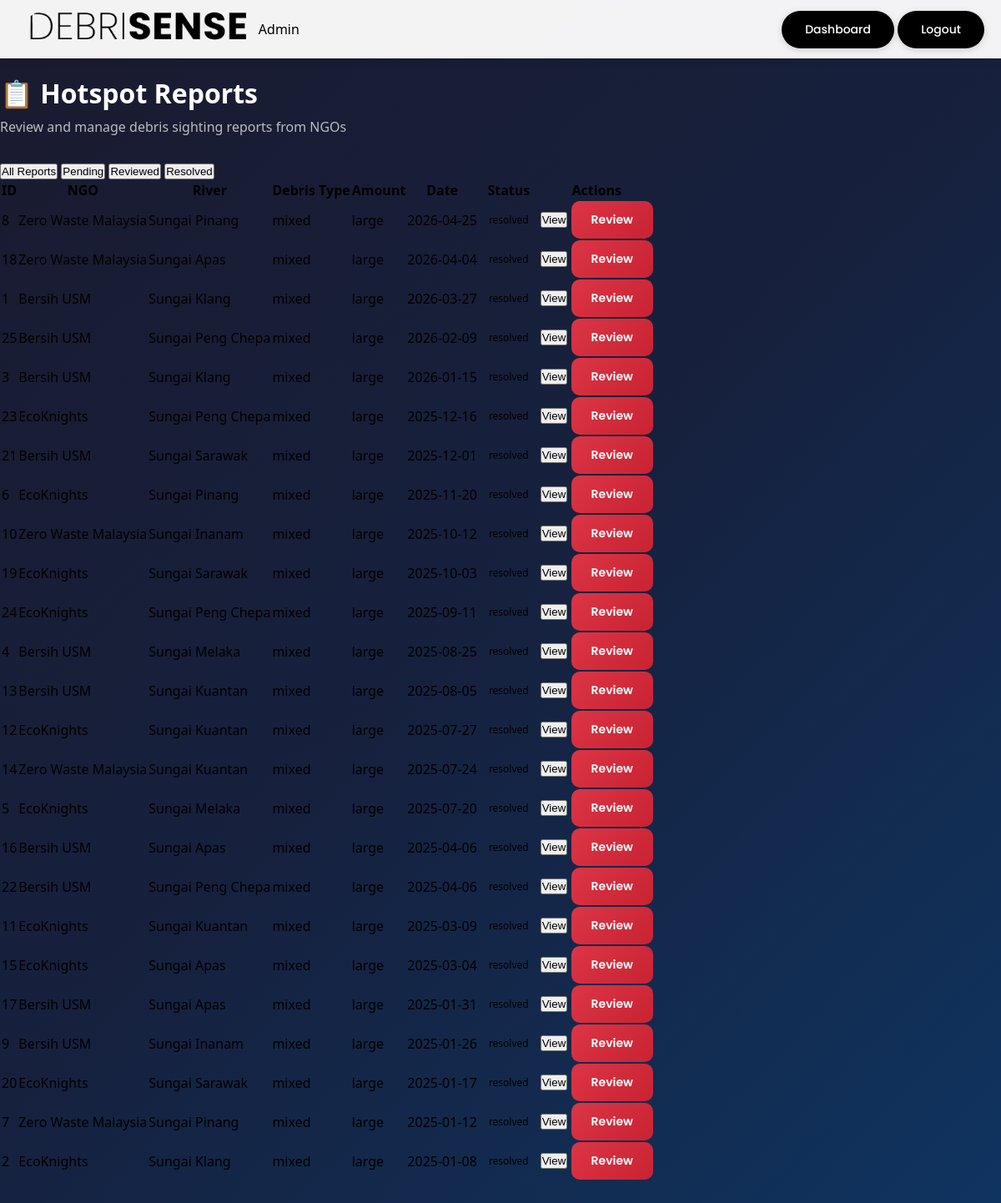
The page /admin/reports (signed in) on the database as committed earlier.
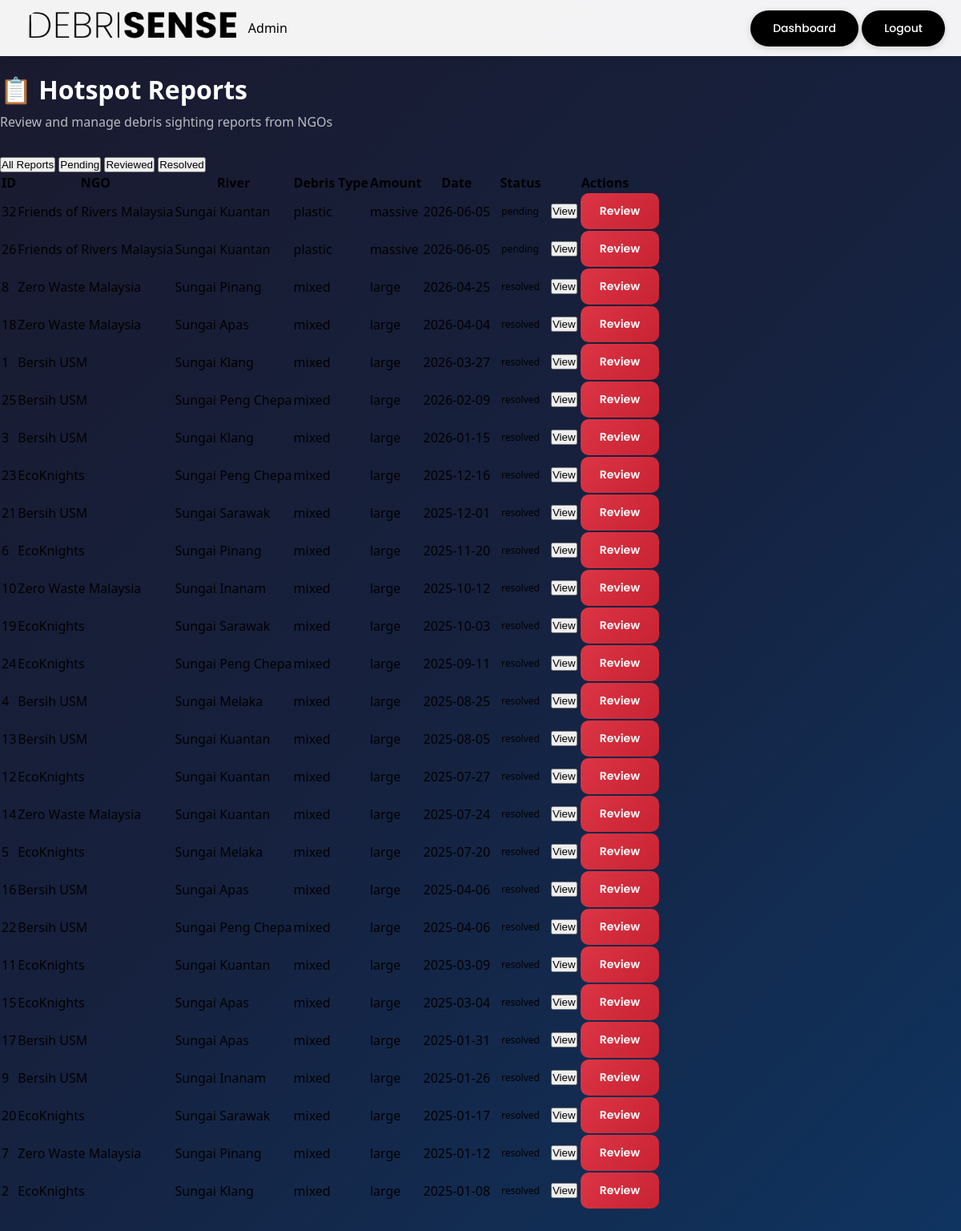
The same page on the database as committed later.
### models.py (models this page shows, shortened)
class HotspotReport(db.Model):
    __tablename__ = 'hotspot_reports'
    id = db.Column(db.Integer, primary_key=True)
    user_id = db.Column(db.Integer, db.ForeignKey('users.id'), nullable=True) # NGO User
    river_id = db.Column(db.Integer, db.ForeignKey('rivers.id'), nullable=False)
    debris_type = db.Column(db.String(50), nullable=False)  # plastic, organic, household, industrial, mixed
    estimated_amount = db.Column(db.String(50), nullable=False)  # small, medium, large, massive
    plastic_amount = db.Column(db.Float, nullable=True, default=0.0)
    organic_amount = db.Column(db.Float, nullable=True, default=0.0)
    household_amount = db.Column(db.Float, nullable=True, default=0.0)
    industrial_amount = db.Column(db.Float, nullable=True, default=0.0)
    others_amount = db.Column(db.Float, nullable=True, default=0.0)
    snapshot_rainfall = db.Column(db.Float, nullable=True)
    snapshot_wind_speed = db.Column(db.Float, nullable=True)
    snapshot_tide_level = db.Column(db.Float, nullable=True)
    snapshot_water_flow = db.Column(db.Float, nullable=True)
    snapshot_estimated_payload = db.Column(db.Float, nullable=True)
    description = db.Column(db.Text, nullable=True)
    photo = db.Column(db.String(255), nullable=True)
    latitude = db.Column(db.Float, nullable=True)
    longitude = db.Column(db.Float, nullable=True)
    status = db.Column(db.String(20), default='pending')  # pending, reviewed, resolved
    admin_notes = db.Column(db.Text, nullable=True)
    reviewed_by = db.Column(db.Integer, db.ForeignKey('admins.id'), nullable=True)
    reviewed_at = db.Column(db.DateTime, nullable=True)
    reported_at = db.Column(db.DateTime, default=datetime.utcnow)
    sighting_date = db.Column(db.DateTime, nullable=True)
    user = db.relationship('User', backref=db.backref('hotspot_reports', lazy='dynamic'))
    river = db.relationship('River', backref=db.backref('reports', lazy='dynamic'))

class User(UserMixin, db.Model):
    __tablename__ = 'users'
    id = db.Column(db.Integer, primary_key=True)
    email = db.Column(db.String(150), unique=True, nullable=False, index=True)
    password_hash = db.Column(db.String(256), nullable=False)
    ngo_name = db.Column(db.String(150), nullable=False)
    phone = db.Column(db.String(20), nullable=True)
    address = db.Column(db.Text, nullable=True)
    profile_image = db.Column(db.String(255), nullable=True, default='default_profile.png')
    is_active = db.Column(db.Boolean, default=True)
    is_verified = db.Column(db.Boolean, default=False)
    created_at = db.Column(db.DateTime, default=datetime.utcnow)
    updated_at = db.Column(db.DateTime, default=datetime.utcnow, onupdate=datetime.utcnow)

class River(db.Model):
    __tablename__ = 'rivers'
    id = db.Column(db.Integer, primary_key=True)
    name = db.Column(db.String(150), nullable=False)
    latitude = db.Column(db.Float, nullable=False)
    longitude = db.Column(db.Float, nullable=False)
    info = db.Column(db.Text, nullable=True)
    image = db.Column(db.String(255), nullable=True)
    admin_id = db.Column(db.Integer, db.ForeignKey('admins.id'), nullable=True)
    date_added = db.Column(db.DateTime, default=datetime.utcnow)
    is_active = db.Column(db.Boolean, default=True)
    state = db.Column(db.String(100), nullable=True)  # Malaysian state
    district = db.Column(db.String(100), nullable=True)
    land_use = db.Column(db.String(50), nullable=True, default='urban')

### app.py (the view)
@app.route('/admin/reports')
@admin_required
def admin_reports():
    reports = HotspotReport.query.order_by(HotspotReport.reported_at.desc()).all()
    return render_template('admin_reports.html', reports=reports, admin=current_user)

### app.py (called while the page is built)
@login_manager.user_loader
def load_user(user_id):
    if user_id.startswith('admin_'):
        admin_id = int(user_id.replace('admin_', ''))
        return Admin.query.get(admin_id)
    elif user_id.startswith('user_'):
        ngo_id = int(user_id.replace('user_', ''))
        return User.query.get(ngo_id)
    return None

def admin_required(f):
    @wraps(f)
    def decorated_function(*args, **kwargs):
        if not current_user.is_authenticated:
            flash('Please log in as admin to access this page.', 'warning')
            return redirect(url_for('admin_login'))
        if not isinstance(current_user, Admin):
            flash('Access denied. Admin privileges required.', 'error')
            return redirect(url_for('index'))
        return f(*args, **kwargs)
    return decorated_function

### templates/admin_reports.html (shortened to what this page needs)
<!DOCTYPE html>
<html lang="en">
<head>
    <link rel="stylesheet" href="{{ url_for('static', filename='css/style.css') }}">
    <link rel="stylesheet" href="{{ url_for('static', filename='css/admin_pages.css') }}">
</head>
<body class="admin-page">
    <nav class="navbar">
        <div class="navbar-container">
            <div class="navbar-logo">
                <a href="{{ url_for('admin_dashboard') }}">
                    <img src="{{ url_for('static', filename='img/debrisenseLogo.png') }}" alt="DebriSense Logo">
                </a>
                <span class="admin-badge">Admin</span>
            </div>
            <div class="navbar-actions">
                <a href="{{ url_for('admin_dashboard') }}" class="navbar-btn">Dashboard</a>
                <a href="{{ url_for('admin_logout') }}" class="navbar-btn logout-btn">Logout</a>
            </div>
        </div>
    </nav>
    <div class="admin-content">
        <div class="page-header">
            <h1>📋 Hotspot Reports</h1>
            <p>Review and manage debris sighting reports from NGOs</p>
        </div>
        <div class="filter-tabs">
            <button class="filter-tab active" data-status="all">All Reports</button>
            <button class="filter-tab" data-status="pending">Pending</button>
            <button class="filter-tab" data-status="reviewed">Reviewed</button>
            <button class="filter-tab" data-status="resolved">Resolved</button>
        </div>
        <div class="table-container">
            <table class="data-table">
                <thead>
                    <tr>
                        <th>ID</th>
                        <th>NGO</th>
                        <th>River</th>
                        <th>Debris Type</th>
                        <th>Amount</th>
                        <th>Date</th>
                        <th>Status</th>
                        <th>Actions</th>
                    </tr>
                </thead>
                <tbody id="reports-tbody">
                    {% for report in reports %}
                    <tr data-status="{{ report.status }}">
                        <td>{{ report.id }}</td>
                        <td>{{ report.user.ngo_name if report.user else 'Unknown' }}</td>
                        <td>{{ report.river.name if report.river else 'Unknown' }}</td>
                        <td>{{ report.debris_type }}</td>
                        <td>{{ report.estimated_amount }}</td>
                        <td>{{ report.reported_at.strftime('%Y-%m-%d') if report.reported_at else '' }}</td>
                        <td>
                            <span class="status-badge status-{{ report.status }}">{{ report.status }}</span>
                        </td>
                        <td>
                            <button class="btn-action" onclick="viewReport({{ report.id }})">View</button>
                            <button class="btn-action btn-primary" onclick="reviewReport({{ report.id }})">Review</button>
                        </td>
                    </tr>
                    {% endfor %}
                </tbody>
            </table>
        </div>
    </div>
</body>
</html>

### static/css/style.css (style rules this page uses)
* { margin: 0; padding: 0; box-sizing: border-box; }
html, body { min-height: 100%; width: 100%; font-family: 'Segoe UI', Tahoma, Geneva, Verdana, sans-serif; overflow-x: hidden; }
html:not(:has(#map)), body:not(:has(#map)) { overflow-y: auto; }
.navbar { position: fixed; top: 0; left: 0; width: 100%; height: 70px; background: rgba(255, 255, 255, 0.95); box-shadow: 0 2px 10px rgba(0, 0, 0, 0.1); z-index: 1000; -webkit-backdrop-filter: blur(10px); backdrop-filter: blur(10px); }
.navbar-container { display: flex; align-items: center; justify-content: space-between; height: 100%; padding: 0 20px; max-width: 100%; }
.navbar-logo { display: flex; align-items: center; }
.navbar-logo img { height: 50px; width: auto; object-fit: contain; }
.navbar-btn { background-color: #000000; color: #ffffff; font-family: 'Poppins', sans-serif; font-size: 14px; font-weight: 500; padding: 12px 28px; border: none; border-radius: 50px; cursor: pointer; transition: all 0.3s ease; box-shadow: 0 2px 8px rgba(0, 0, 0, 0.15); text-decoration: none; display: inline-flex; align-items: center; justify-content: center; }

### static/css/admin_pages.css (style rules this page uses)
.admin-page { background: linear-gradient(135deg, #1a1a2e 0%, #16213e 50%, #0f3460 100%); min-height: 100vh; }
.admin-content { padding-top: 90px; padding-bottom: 40px; }
.page-header { margin-bottom: 30px; }
.page-header h1 { font-size: 32px; font-weight: 700; color: white; margin-bottom: 8px; }
.page-header p { color: rgba(255, 255, 255, 0.7); font-size: 16px; }
.status-badge { display: inline-block; padding: 4px 12px; border-radius: 20px; font-size: 12px; font-weight: 500; }
.btn-primary { display: inline-flex; align-items: center; gap: 8px; background: linear-gradient(135deg, #dc3545 0%, #c82333 100%); color: white; border: none; padding: 12px 24px; border-radius: 10px; font-size: 14px; font-weight: 600; cursor: pointer; text-decoration: none; transition: transform 0.3s ease, box-shadow 0.3s ease; font-family: 'Poppins', sans-serif; }

Rows that differ between the two databases and show on the page:
added HotspotReport: id "32", user "Friends of Rivers Malaysia", river "Sungai Kuantan", debris_type "plastic", estimated_amount "massive", reported_at "2026-06-05", status "pending"
added HotspotReport: id "26", user "Friends of Rivers Malaysia", river "Sungai Kuantan", debris_type "plastic", estimated_amount "massive", reported_at "2026-06-05", status "pending"
